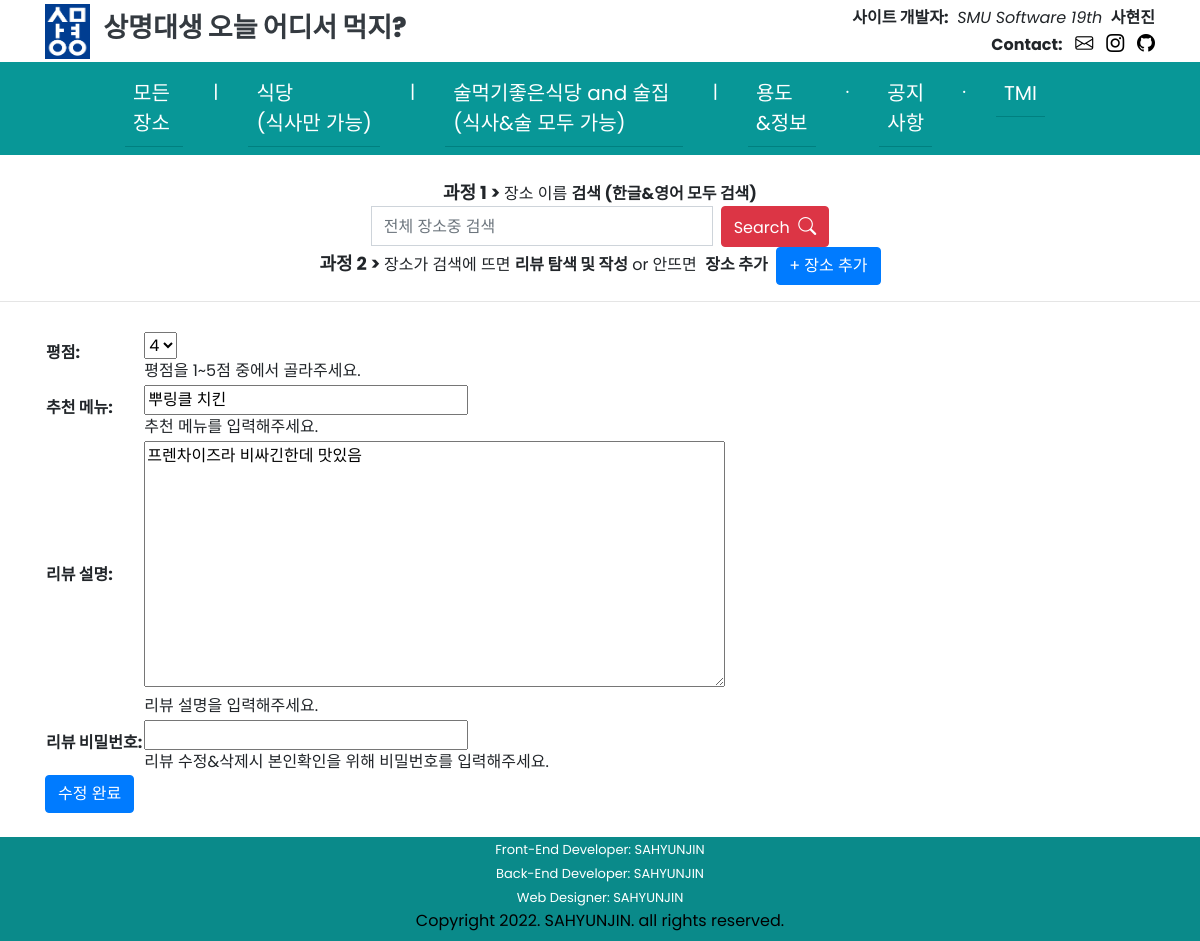
Screenshot of /SMUeat/place/48/review/48/update/ with the database file from the repository.
### SMUeat/models.py (models this page shows)
class Review(models.Model):
    point = models.IntegerField()
    menu = models.CharField(max_length=30)
    comment = models.TextField()
    password = models.CharField(max_length=20, default=None)
    place = models.ForeignKey(Place, on_delete=models.CASCADE)
    created_at = models.DateTimeField(auto_now_add=True)
    updated_at = models.DateTimeField(auto_now=True)

### SMUeat/views.py (the view, shortened to what this page needs)
# urls.py: path('place/<int:place_id>/review/<int:review_id>/update/', views.review_update, name='review-update'),
def review_update(request, place_id, review_id):
    review = get_object_or_404(Review, pk=review_id)
    place = get_object_or_404(Place, pk=place_id)
    if request.method == 'GET':
        form = ReviewForm(instance=review)
        return render(request, 'SMUeat/update_review.html', {'form': form, 'place':place, 'review':review})
    return redirect('review-list', place_id=place_id)

### SMUeat/forms.py
class ReviewForm(ModelForm):
    class Meta:
        model = Review
        fields = ['point', 'menu', 'comment', 'place', 'password']
        labels = {
            'point': _('평점'),
            'menu': _('추천 메뉴'),
            'comment': _('리뷰 설명'),
            'password': _('리뷰 비밀번호'),
        }
        help_texts = {
            'point': _('평점을 1~5점 중에서 골라주세요.'),
            'menu': _('추천 메뉴를 입력해주세요.'),
            'comment': _('리뷰 설명을 입력해주세요.'),
            'password': _('리뷰 수정&삭제시 본인확인을 위해 비밀번호를 입력해주세요.'),
        }
        widgets = {
            'place': forms.HiddenInput(),
            'point': forms.Select(choices=REVIEW_POINT_CHOICES),
            'password': forms.PasswordInput()
        }
        error_messages = {
            'password': {
                'max_length': _("비밀번호가 너무 깁니다. 줄여주세요."),
            },
        }

### SMUeat/templates/SMUeat/update_review.html (shortened to what this page needs)
{% extends 'SMUeat/base.html' %}
{% load static %}
{% block content %}
<div class="container">
    <form action="{% url 'review-update' place_id=place.id review_id=review.id %}" method="post">
        <table>
            {{ form.as_table }}
        </table>
        <button type="submit" class="btn btn-primary">수정 완료</button>
    </form>
</div>
{% endblock %}

### SMUeat/templates/SMUeat/base.html (style rules this page uses)
body { padding: 0; margin: 0; overflow-x: hidden; font-family: 'Poppins', sans-serif; }

### rows the page displays
Review: point "4", menu "뿌링클 치킨", comment "프렌차이즈라 비싸긴한데 맛있음"
